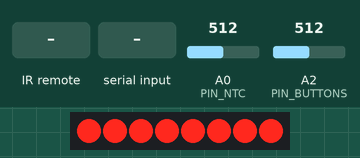
Bench run of a program on a simulated Arduino Nano, built with avr-gcc and run on an emulated ATmega328P. Shown: 8 shift-register outputs drawn as a row of LEDs (first output left, lit = HIGH). Wiring (inferred from the names in the program): shift register (74HC595): data pin 2; shift clock pin 3; OE pin 6. Wiring (inferred from the signals the program sends): row of LEDs: on Q0, Q1, Q2, Q3, Q4, Q5, Q6, Q7. Inputs (shaded band) come from the test bench; at power-on: A0 (PIN_NTC) = 512, A2 (PIN_BUTTONS) = 512. What the program prints to the serial monitor is not drawn.

Above: at 1.1 s.
3.3 s: A0 (PIN_NTC) set to 0
6.5 s: infrared code 0x01 received
8.5 s: "0x\n" received over Serial
10.0 s: infrared code 0x02 received
11.5 s: infrared code 0x03 received
Timing chart, 0 to 14.5 s (numbered marks = the images above; inputs shaded):
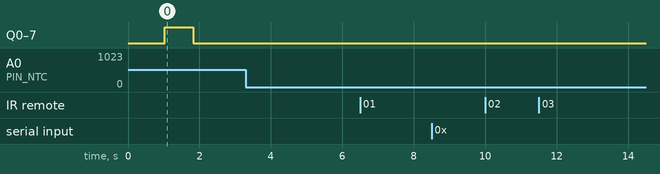

The program:

main.cpp
```cpp
#include <Arduino.h>
#include <IRremote.h>

// === Настройки ===
#define SERIAL_BAUD       115200
#define V_REF             5.0

// === Пины ===
#define PIN_NTC           A0
#define PIN_BUTTONS       A2
#define PIN_IR            9
#define PIN_SDI           2
#define PIN_CLK           3
#define PIN_LATCH         5
#define PIN_OE            6   // Новый пин: OE (активный при LOW)

// === Яркость (0–100%) ===
int brightnessPercent = 3;  // от 0 до 100%
int pwmValue = 0;           // 0..255

// === Параметры NTC ===
#define SERIES_RESISTOR   10000
#define NOMINAL_RESISTANCE 10000
#define NOMINAL_TEMPERATURE 25
#define B_COEFFICIENT     3950

// === Режимы обновления ===
#define MODE_BIT          0x01  // после каждого бита
#define MODE_REGISTER     0x02  // после 16 бит
#define MODE_ALL          0x03  // после 80 бит
#define MODE_HOLD         0x00  // только загрузить

// === Буферы ===
byte displayData[10];
int currentMode = MODE_HOLD;

// === Состояния ===
volatile bool dataReady = false;
unsigned long lastUpdate = 0;

// === IR ===
IRrecv irrecv(PIN_IR);
decode_results results;

byte timerx[6] = {0,1,0,0,0,0};

byte current[10] = {0x00, 0x00, 0x00, 0x00, 0x00, 0x00, 0x00, 0x00, 0x00, 0x00};

byte left[10][2] = {
  {0x0E, 0x38},
  {0x08, 0x08},
  {0x06, 0x58},
  {0x0C, 0x58},
  {0x08, 0x68},
  {0x0C, 0x70},
  {0x0E, 0x70},
  {0x08, 0x18},
  {0x0E, 0x78},
  {0x0C, 0x78}
};

byte right[10][2] = {
  {0x0E, 0x38},
  {0x40, 0x01},
  {0xB0, 0x03},
  {0xE0, 0x03},
  {0xC0, 0x05},
  {0xE0, 0x06},
  {0xF0, 0x06},
  {0x40, 0x03},
  {0x0E, 0x78},
  {0xE0, 0x07}
};

// === Прототипы ===
void startAnimation();
void sendDataWithMode(byte data[10], int mode);
void parseSerialInput();
void printIRResult(decode_results *res);
float calculateTemperature(int rawADC);
void updateShiftRegister(bool bit);
void pulseLatch();
void updateBrightness();  // обновление ШИМ по яркости

void setup() {
  // === Инициализация пинов ===
  pinMode(PIN_SDI,     OUTPUT);
  pinMode(PIN_CLK,     OUTPUT);
  pinMode(PIN_LATCH,   OUTPUT);
  pinMode(PIN_OE,      OUTPUT);

  digitalWrite(PIN_SDI,     LOW);
  digitalWrite(PIN_CLK,     LOW);
  digitalWrite(PIN_LATCH,   LOW);
  pinMode(PIN_OE, OUTPUT);  // важен порядок для analogWrite

  // === Установка яркости ===
  updateBrightness();

  // === Serial ===
  Serial.begin(SERIAL_BAUD);
  delay(1000);
  Serial.println("=== УСТРОЙСТВО ГОТОВО ===");
  Serial.println("Ожидание стартовой анимации...");

  // === IR ===
  irrecv.enableIRIn();

  // === Стартовая анимация ===
  startAnimation();

  Serial.println("Анимация завершена. Ожидание данных...");
  Serial.println("Формат: 0xFF,0xFF,...,0xFF,0x01");

}

void loop() {
  unsigned long now = millis();

  // === 1. Основные данные ===
  if (now - lastUpdate >= 1000) {
    lastUpdate = now;

    float tempC = calculateTemperature(analogRead(PIN_NTC));
    float voltageButtons = (analogRead(PIN_BUTTONS) / 1023.0) * V_REF;

    Serial.print("T:");
    Serial.print(tempC, 2);
    Serial.print("C V:");
    Serial.print(voltageButtons, 3);
    Serial.print("V");

    if (irrecv.decode(&results)) {
      Serial.print(" | IR:");
      printIRResult(&results);
      irrecv.resume();
    }
    Serial.println();
  }

  // === 2. Обработка Serial ===
  parseSerialInput();

  // === 3. Отправка данных ===
  if (dataReady) {
    sendDataWithMode(displayData, currentMode);
    dataReady = false;
  }
}

// ============ ФУНКЦИИ ============

// === Обновление яркости (0–100% → 0–255) ===
void updateBrightness() {
  pwmValue = (brightnessPercent * 255) / 100;
  analogWrite(PIN_OE, 255 - pwmValue);  // OE активен при LOW → инвертируем!
  // Пояснение: чем больше ШИМ на PIN_OE, тем реже LOW → тем темнее
  // analogWrite(255) → всегда HIGH → выключено
  // analogWrite(0)   → всегда LOW → включено
  // Мы хотим: 30% яркости → 30% времени LOW → 70% времени HIGH → значит, ШИМ = 255 - (30*255/100)
}

// === Стартовая анимация ===
void startAnimation() {
  byte on[10] = {0xFF, 0xFF, 0xFF, 0xFF, 0xFF, 0xFF, 0xFF, 0xFF, 0xFF, 0xFF};
  byte off[10] = {0x00, 0x00, 0x00, 0x00, 0x00, 0x00, 0x00, 0x00, 0x00, 0x00};

  for (int i = 0; i < 10; i++) displayData[i] = on[i];
  sendDataWithMode(displayData, MODE_BIT);
  delay(500);
  for (int i = 0; i < 10; i++) displayData[i] = off[i];
  sendDataWithMode(displayData, MODE_BIT);
}

// === Отправка данных ===
void sendDataWithMode(byte data[10], int mode) {
  // Перед отправкой — выключаем (аналогично)
  analogWrite(PIN_OE, 255);  // полностью HIGH → выключено
  delayMicroseconds(100);

  int bitCount = 0;

  for (int b = 0; b < 10; b++) {
    for (int i = 7; i >= 0; i--) {
      bool bit = (data[b] >> i) & 1;
      updateShiftRegister(bit);
      bitCount++;
      delayMicroseconds(20000);

      bool shouldUpdate = false;
      if (mode == MODE_BIT) {
        shouldUpdate = true;
      } else if (mode == MODE_REGISTER && (bitCount % 16) == 0) {
        shouldUpdate = true;
      } else if (mode == MODE_ALL && bitCount == 80) {
        shouldUpdate = true;
      }

      if (shouldUpdate) {
        pulseLatch();
        // После Latch — возвращаем ШИМ
        analogWrite(PIN_OE, 255 - pwmValue);  // включаем с регулировкой яркости
      }
    }
  }
}

// === Обновление одного бита ===
void updateShiftRegister(bool bit) {
  digitalWrite(PIN_SDI, bit);
  delayMicroseconds(5);
  digitalWrite(PIN_CLK, HIGH);
  delayMicroseconds(5);
  digitalWrite(PIN_CLK, LOW);
  delayMicroseconds(5);
}

// === Latch ===
void pulseLatch() {
  digitalWrite(PIN_LATCH, HIGH);
  delayMicroseconds(5);
  digitalWrite(PIN_LATCH, LOW);
}

// === Парсинг Serial ===
void parseSerialInput() {
  static String input = "";
  while (Serial.available()) {
    char c = Serial.read();
    if (c == '\n' || c == '\r') {
      if (input.length() > 0) {
        int values[11];
        int count = 0;
        String token = "";

        for (int i = 0; i < input.length(); i++) {
          char ch = input[i];
          if (ch == ',' || ch == ' ' || ch == '\t') {
            if (token.startsWith("0x") || token.startsWith("0X")) {
              values[count++] = (int)strtol(token.c_str(), NULL, 16);
            }
            token = "";
          } else {
            token += ch;
          }
        }
        if (token.length() > 0 && (token.startsWith("0x") || token.startsWith("0X"))) {
          values[count++] = (int)strtol(token.c_str(), NULL, 16);
        }

        if (count == 11) {
          for (int i = 0; i < 10; i++) {
            displayData[i] = (byte)values[i];
          }
          currentMode = values[10];
          dataReady = true;
          Serial.println("Данные приняты.");
        } else {
          Serial.print("Ошибка: нужно 11 байт. Получено: ");
          Serial.println(count);
        }
        input = "";
      }
    } else {
      input += c;
    }
  }
}

// === Температура ===
float calculateTemperature(int rawADC) {
  if (rawADC <= 0 || rawADC >= 1023) return NAN;
  float R_thermistor = SERIES_RESISTOR * (1023.0 / rawADC - 1);
  float steinhart = log(R_thermistor / NOMINAL_RESISTANCE);
  steinhart /= B_COEFFICIENT;
  steinhart += 1.0 / (NOMINAL_TEMPERATURE + 273.15);
  steinhart = 1.0 / steinhart;
  return steinhart - 273.15;
}

// === ИК ===
void printIRResult(decode_results *res) {
  switch (res->decode_type) {
    case NEC:      Serial.print("NEC:0x"); break;
    case SONY:     Serial.print("SONY:0x"); break;
    case RC5:      Serial.print("RC5:0x"); break;
    case RC6:      Serial.print("RC6:0x"); break;
    case PANASONIC: Serial.print("PANASONIC:0x"); break;
    case SAMSUNG:  Serial.print("SAMSUNG:0x"); break;
    default:       Serial.print("UNK:0x"); break;
  }
  Serial.print(res->value, HEX);
}
```

Measured:
- after the input at 3.3 s, every drawn part: stays the same
- after the input at 6.5 s, every drawn part: stays the same
- after the input at 8.5 s, every drawn part: stays the same
- after the input at 10.0 s, every drawn part: stays the same
- after the input at 11.5 s, every drawn part: stays the same
